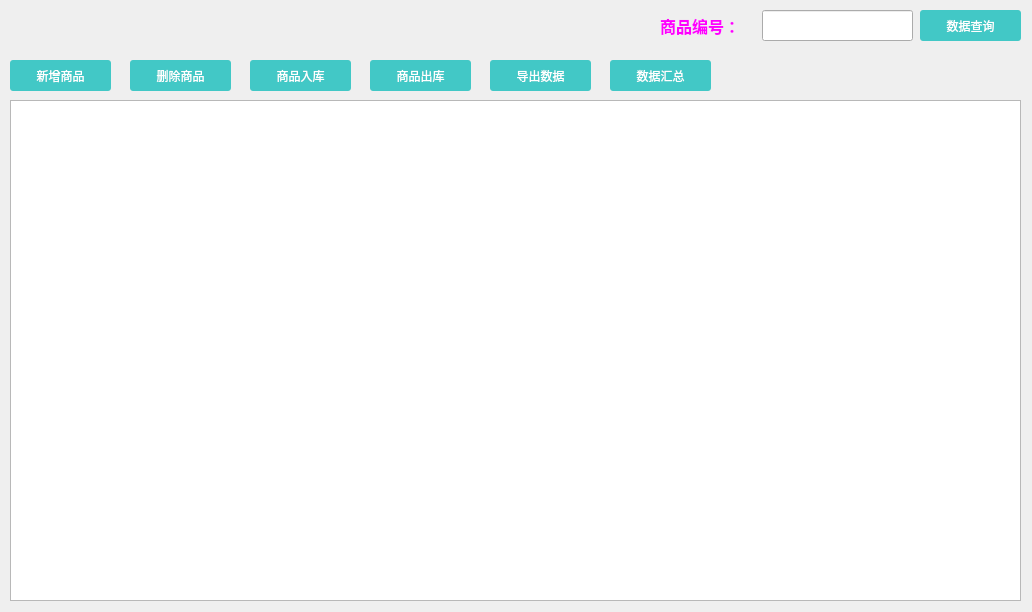
<?xml version="1.0" encoding="UTF-8"?>
<ui version="4.0">
 <class>MainWidget</class>
 <widget class="QWidget" name="MainWidget">
  <property name="geometry">
   <rect>
    <x>0</x>
    <y>0</y>
    <width>1032</width>
    <height>612</height>
   </rect>
  </property>
  <property name="windowTitle">
   <string>库存管理系统 Version 1.0</string>
  </property>
  <property name="windowIcon">
   <iconset resource="images.qrc">
    <normaloff>:/new/prefix1/images/double.png</normaloff>:/new/prefix1/images/double.png</iconset>
  </property>
  <widget class="QTableWidget" name="tableWidget_ListData">
   <property name="geometry">
    <rect>
     <x>10</x>
     <y>100</y>
     <width>1011</width>
     <height>501</height>
    </rect>
   </property>
  </widget>
  <widget class="QPushButton" name="pushButton_AddGoods">
   <property name="geometry">
    <rect>
     <x>10</x>
     <y>60</y>
     <width>101</width>
     <height>31</height>
    </rect>
   </property>
   <property name="styleSheet">
    <string notr="true">background:rgb(66,200,198);color:white;border-radius: 3px;</string>
   </property>
   <property name="text">
    <string>新增商品</string>
   </property>
   <property name="icon">
    <iconset resource="images.qrc">
     <normaloff>:/new/prefix1/images/update.png</normaloff>:/new/prefix1/images/update.png</iconset>
   </property>
  </widget>
  <widget class="QPushButton" name="pushButton_DeleteGoods">
   <property name="geometry">
    <rect>
     <x>130</x>
     <y>60</y>
     <width>101</width>
     <height>31</height>
    </rect>
   </property>
   <property name="styleSheet">
    <string notr="true">background:rgb(66,200,198);color:white;border-radius: 3px;</string>
   </property>
   <property name="text">
    <string>删除商品</string>
   </property>
   <property name="icon">
    <iconset resource="images.qrc">
     <normaloff>:/new/prefix1/images/delete.png</normaloff>:/new/prefix1/images/delete.png</iconset>
   </property>
  </widget>
  <widget class="QPushButton" name="pushButton_GoodsWareHousing">
   <property name="geometry">
    <rect>
     <x>250</x>
     <y>60</y>
     <width>101</width>
     <height>31</height>
    </rect>
   </property>
   <property name="styleSheet">
    <string notr="true">background:rgb(66,200,198);color:white;border-radius: 3px;</string>
   </property>
   <property name="text">
    <string>商品入库</string>
   </property>
   <property name="icon">
    <iconset resource="images.qrc">
     <normaloff>:/new/prefix1/images/input.png</normaloff>:/new/prefix1/images/input.png</iconset>
   </property>
  </widget>
  <widget class="QPushButton" name="pushButton_GoodsDelivery">
   <property name="geometry">
    <rect>
     <x>370</x>
     <y>60</y>
     <width>101</width>
     <height>31</height>
    </rect>
   </property>
   <property name="styleSheet">
    <string notr="true">background:rgb(66,200,198);color:white;border-radius: 3px;</string>
   </property>
   <property name="text">
    <string>商品出库</string>
   </property>
   <property name="icon">
    <iconset resource="images.qrc">
     <normaloff>:/new/prefix1/images/output.png</normaloff>:/new/prefix1/images/output.png</iconset>
   </property>
  </widget>
  <widget class="QPushButton" name="pushButton_LoadData">
   <property name="geometry">
    <rect>
     <x>490</x>
     <y>60</y>
     <width>101</width>
     <height>31</height>
    </rect>
   </property>
   <property name="styleSheet">
    <string notr="true">background:rgb(66,200,198);color:white;border-radius: 3px;</string>
   </property>
   <property name="text">
    <string>导出数据</string>
   </property>
   <property name="icon">
    <iconset resource="images.qrc">
     <normaloff>:/new/prefix1/images/open.png</normaloff>:/new/prefix1/images/open.png</iconset>
   </property>
  </widget>
  <widget class="QPushButton" name="pushButton_DataSummary">
   <property name="geometry">
    <rect>
     <x>610</x>
     <y>60</y>
     <width>101</width>
     <height>31</height>
    </rect>
   </property>
   <property name="styleSheet">
    <string notr="true">background:rgb(66,200,198);color:white;border-radius: 3px;</string>
   </property>
   <property name="text">
    <string>数据汇总</string>
   </property>
   <property name="icon">
    <iconset resource="images.qrc">
     <normaloff>:/new/prefix1/images/logo.png</normaloff>:/new/prefix1/images/logo.png</iconset>
   </property>
  </widget>
  <widget class="QPushButton" name="pushButton_DataSearch">
   <property name="geometry">
    <rect>
     <x>920</x>
     <y>10</y>
     <width>101</width>
     <height>31</height>
    </rect>
   </property>
   <property name="styleSheet">
    <string notr="true">background:rgb(66,200,198);color:white;border-radius: 3px;</string>
   </property>
   <property name="text">
    <string>数据查询</string>
   </property>
   <property name="icon">
    <iconset resource="images.qrc">
     <normaloff>:/new/prefix1/images/select.png</normaloff>:/new/prefix1/images/select.png</iconset>
   </property>
  </widget>
  <widget class="QLineEdit" name="lineEdit_GoodsNumber">
   <property name="geometry">
    <rect>
     <x>762</x>
     <y>10</y>
     <width>151</width>
     <height>31</height>
    </rect>
   </property>
   <property name="font">
    <font>
     <family>Arial</family>
     <pointsize>12</pointsize>
     <weight>75</weight>
     <bold>true</bold>
    </font>
   </property>
  </widget>
  <widget class="QLabel" name="label">
   <property name="geometry">
    <rect>
     <x>660</x>
     <y>10</y>
     <width>91</width>
     <height>31</height>
    </rect>
   </property>
   <property name="font">
    <font>
     <family>Arial</family>
     <pointsize>12</pointsize>
     <weight>75</weight>
     <bold>true</bold>
    </font>
   </property>
   <property name="styleSheet">
    <string notr="true">color:rgb(255,0,255);
</string>
   </property>
   <property name="text">
    <string>商品编号：</string>
   </property>
  </widget>
 </widget>
 <resources>
  <include location="images.qrc"/>
 </resources>
 <connections/>
</ui>
